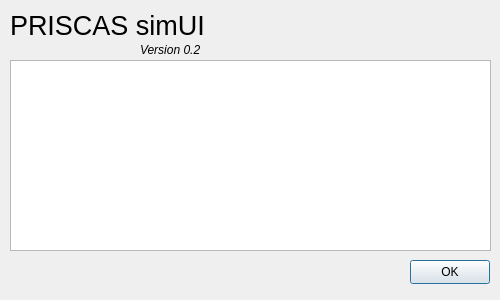
<?xml version="1.0" encoding="UTF-8"?>
<ui version="4.0">
 <class>aboutDialog</class>
 <widget class="QDialog" name="aboutDialog">
  <property name="geometry">
   <rect>
    <x>0</x>
    <y>0</y>
    <width>500</width>
    <height>300</height>
   </rect>
  </property>
  <property name="windowTitle">
   <string>About simUI</string>
  </property>
  <property name="modal">
   <bool>true</bool>
  </property>
  <widget class="QPushButton" name="pushButton">
   <property name="geometry">
    <rect>
     <x>410</x>
     <y>260</y>
     <width>80</width>
     <height>24</height>
    </rect>
   </property>
   <property name="text">
    <string>OK</string>
   </property>
  </widget>
  <widget class="QLabel" name="labelTitle">
   <property name="geometry">
    <rect>
     <x>10</x>
     <y>10</y>
     <width>341</width>
     <height>31</height>
    </rect>
   </property>
   <property name="font">
    <font>
     <pointsize>20</pointsize>
    </font>
   </property>
   <property name="text">
    <string>PRISCAS simUI</string>
   </property>
  </widget>
  <widget class="QLabel" name="labelVersion">
   <property name="geometry">
    <rect>
     <x>140</x>
     <y>40</y>
     <width>71</width>
     <height>20</height>
    </rect>
   </property>
   <property name="font">
    <font>
     <italic>true</italic>
    </font>
   </property>
   <property name="text">
    <string>Version 0.2</string>
   </property>
  </widget>
  <widget class="QTextEdit" name="textEditAbout">
   <property name="geometry">
    <rect>
     <x>10</x>
     <y>60</y>
     <width>481</width>
     <height>191</height>
    </rect>
   </property>
   <property name="readOnly">
    <bool>true</bool>
   </property>
  </widget>
 </widget>
 <resources/>
 <connections/>
</ui>
